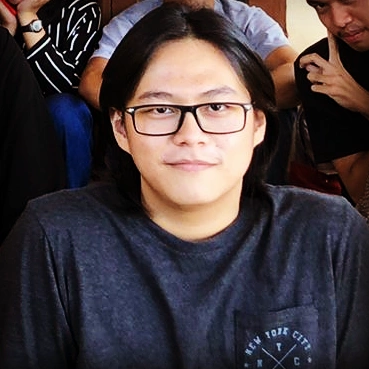
#> input picture jo.jpg, 369 x 369 px
$ python Grayscale.py
#> lines starting #> are read from the running program, lines starting #| are printed output that depends on the picture
import cv2
import numpy as np

img = cv2.imread ("jo.jpg")
#> img is the input picture: shape (369, 369, 3); mean B, G, R 64, 61, 71.4
gray = cv2.cvtColor(img, cv2.COLOR_RGB2GRAY)
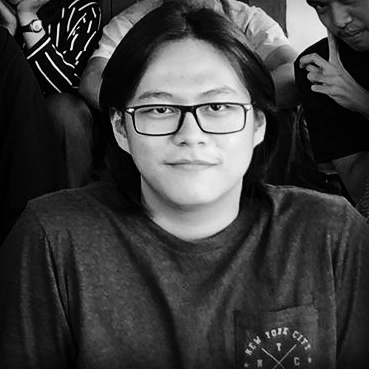
#> gray: shape (369, 369); min 0, max 254, mean 63.1

cv2.imshow("Gambar Warna Original", img)
cv2.imshow("Gambar Warna Grayscale", gray)

cv2.waitKey(0)
cv2.destroyAllWindows()
